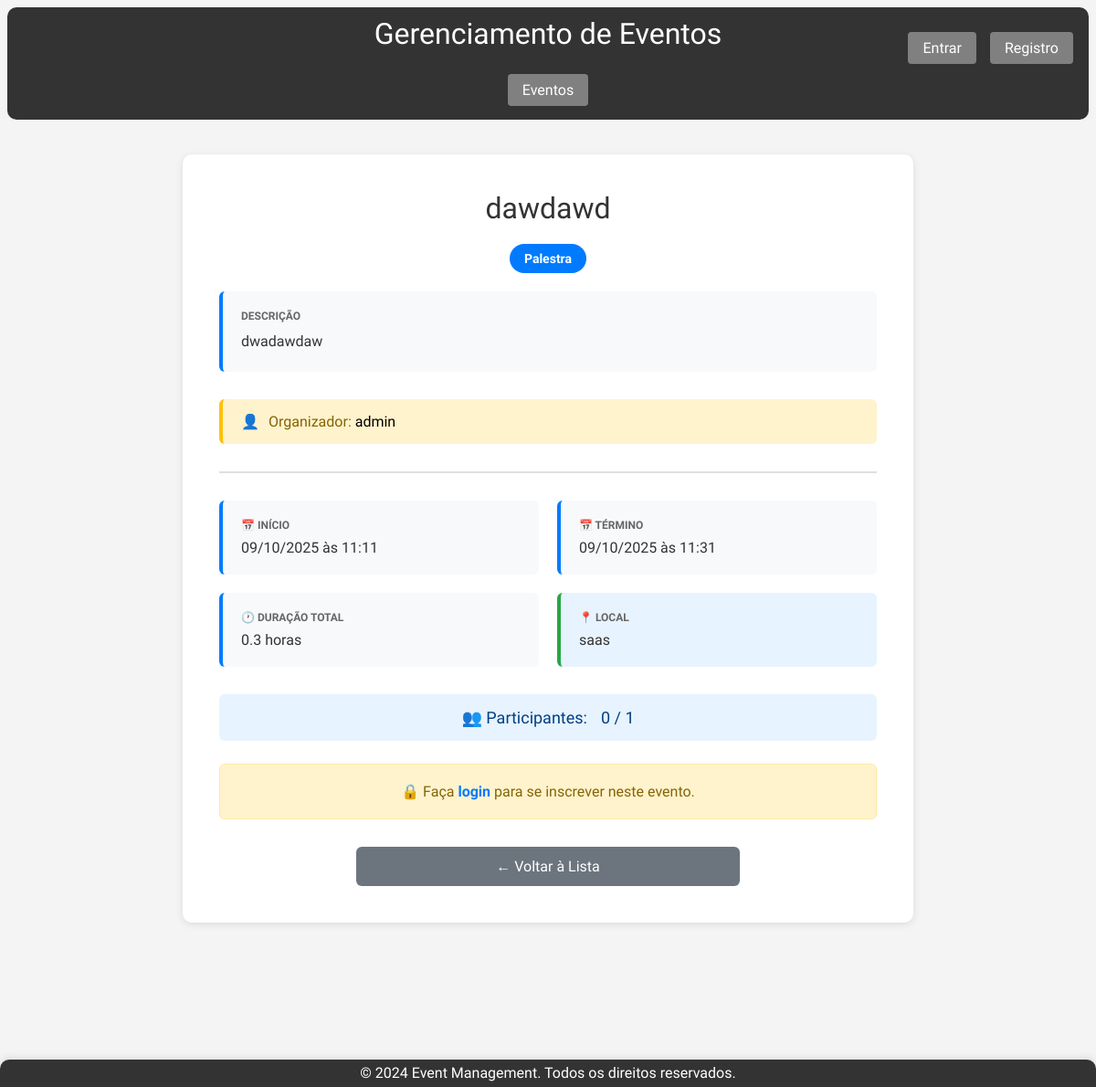
Before: /evento/5/ with the older database file.
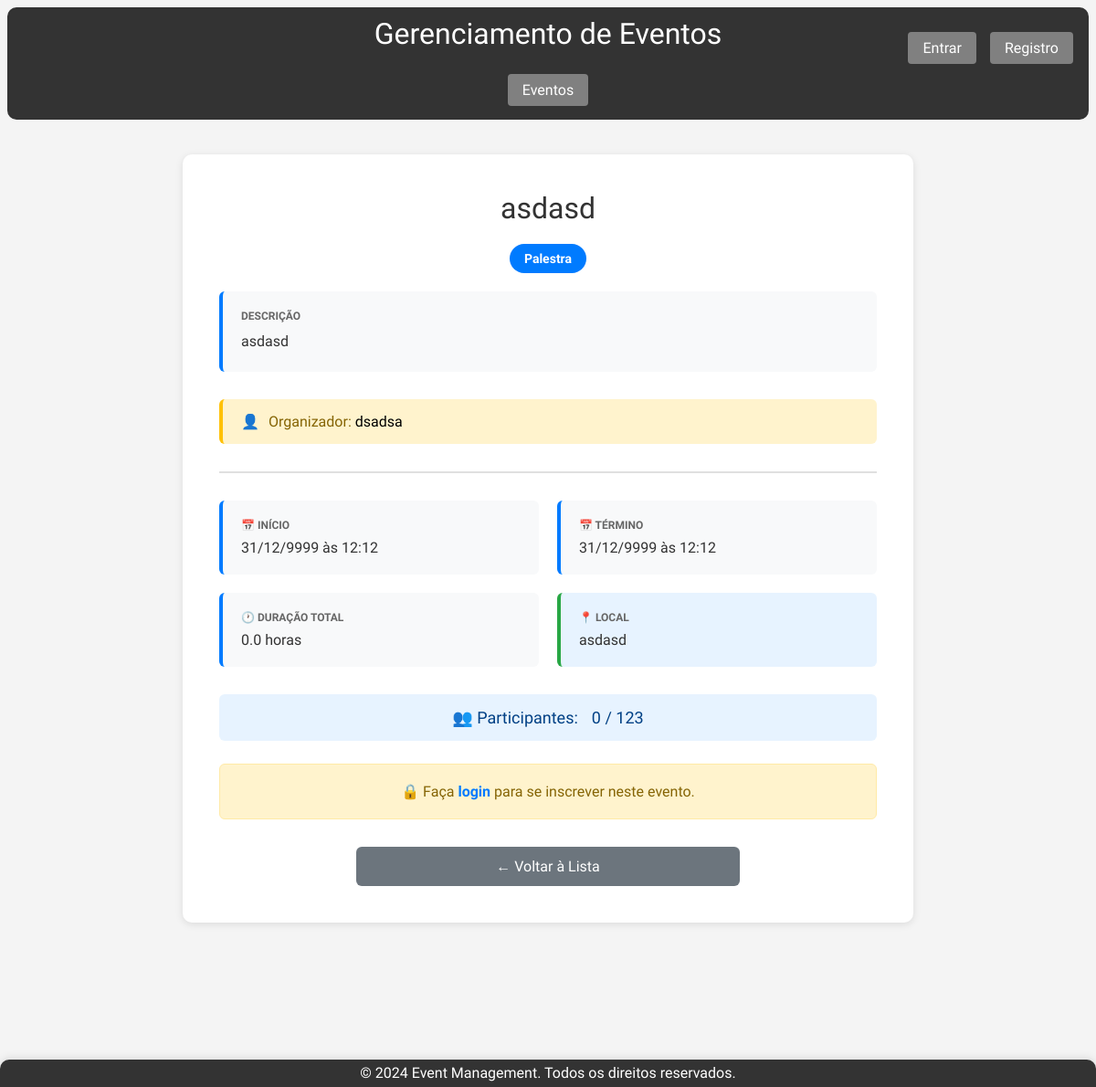
After: the same page with the newer database file.
### app/models.py (models this page shows, shortened)
class Event(models.Model):
    event_type_choices = [
        ('Palestra', 'Palestra'),
        ('Workshop', 'Workshop'),
        ('Seminário', 'Seminário'),
        ('Curso', 'Curso'),
        ('Congresso', 'Congresso'),
        ('Simpósio', 'Simpósio'),
        ('Fórum', 'Fórum'),
        ('Mesa Redonda', 'Mesa Redonda'),
    ]
    title = models.CharField(max_length=200, verbose_name="Título")
    description = models.TextField(verbose_name="Descrição")
    initial_date = models.DateField(default= '9999-12-31', verbose_name="Data de Início")
    final_date = models.DateField(default='9999-12-31', verbose_name="Data Final")
    location = models.CharField(max_length=200, verbose_name="Local")
    max_capacity = models.IntegerField(verbose_name="Capacidade Máxima")
    creator = models.ForeignKey(
        settings.AUTH_USER_MODEL,
        on_delete=models.CASCADE,
        related_name='created_events',
        null=True,
        blank=True,
        verbose_name="Criador"
    )
    event_type = models.CharField(max_length=20, choices=event_type_choices, default='Palestra', verbose_name="Tipo de Evento")
    event_start = models.TimeField(null=False, blank=True, verbose_name="Horario de Início")
    event_end = models.TimeField(null=False, blank=True, verbose_name="Horario de Término")
    participants = models.ManyToManyField(
        settings.AUTH_USER_MODEL,
        through='EventParticipant',
        through_fields=('event', 'participant'),
        related_name='attended_events',
        blank=True,
        verbose_name="Participantes"
    )
    class Meta:
        db_table = 'event'
        ordering = ['initial_date']
        verbose_name = 'Evento' # Português
        verbose_name_plural = 'Eventos' # Português
    @property
    def calculated_duration_hours(self):
        start_datetime = datetime.combine(self.initial_date, self.event_start)
        final_datetime = datetime.combine(self.final_date, self.event_end)
        duration = final_datetime - start_datetime
        return round(duration.total_seconds() / 3600, 1)
    @property
    def current_participants_count(self):
        return self.participants.count()
    @property
    def is_full(self):
        return self.current_participants_count >= self.max_capacity

class UserRegister(AbstractBaseUser):
    type_user_choices = [
        ('Estudante', 'Estudante'),
        ('Professor', 'Professor'),
        ('Organizador', 'Organizador'),
    ]
    username = models.CharField(max_length=150, unique=True)
    email = models.EmailField(unique=True)
    name = models.CharField(max_length=150)
    phone = models.CharField(max_length=20, blank=True, null=True)
    institution = models.CharField(max_length=150, blank=True, null=True)
    user_type = models.CharField(max_length=20, choices=type_user_choices, default='Estudante', verbose_name="Tipo de Usuário")
    USERNAME_FIELD = 'username'
    REQUIRED_FIELDS = ['email', 'name']
    objects = UserRegisterManager()
    class Meta:
        db_table = 'user_register'
        ordering = ['username']
        verbose_name = 'Registro de Usuário' # Português
        verbose_name_plural = 'Registros de Usuário' # Português

### app/views.py (the view)
# urls.py: path('evento/<int:pk>/', views.event_detail, name='event_detail'),
def event_detail(request, pk):
    event = get_object_or_404(Event, pk=pk)
    context = {
        'event': event,
        'is_registered': request.user.is_authenticated and event.participants.filter(pk=request.user.pk).exists()
    }
    return render(request, 'event_detail.html', context)

### app/templates/event_detail.html (shortened to what this page needs)
{% extends 'base.html' %}
{% block content %}
<div class="event-detail-container">
    <h2>{{ event.title }}</h2>
    <div style="text-align: center; margin-bottom: 20px;">
        <span class="event-type-badge">{{ event.event_type }}</span>
    </div>
    <div class="event-info-grid">
        <div class="event-info-card description-card">
            <div class="event-info-label">
                Descrição
            </div>
            <div class="event-info-value description-content">
                {{ event.description }}
            </div>
        </div>
    </div>
    {% if event.creator %}
    <div class="event-creator-info">
        <span>👤</span>
        <span><strong>Organizador:</strong> {{ event.creator.username }}</span>
    </div>
    {% endif %}
    <hr>
    <div class="event-info-grid">
        <div class="event-info-card">
            <div class="event-info-label">
                📅 Início
            </div>
            <div class="event-info-value">
                {{ event.initial_date|date:"d/m/Y" }} às {{ event.event_start|date:"H:i" }}
            </div>
        </div>
        <div class="event-info-card">
            <div class="event-info-label">
                📅 Término
            </div>
            <div class="event-info-value">
                {{ event.final_date|date:"d/m/Y" }} às {{ event.event_end|date:"H:i" }}
            </div>
        </div>
        <div class="event-info-card">
            <div class="event-info-label">
                🕐 Duração Total
            </div>
            <div class="event-info-value">
                {{ event.calculated_duration_hours }} horas
            </div>
        </div>
        <div class="event-info-card highlight">
            <div class="event-info-label">
                📍 Local
            </div>
            <div class="event-info-value">
                {{ event.location }}
            </div>
        </div>
    </div>
    <div class="event-capacity {% if event.is_full %}full{% endif %}">
        <span>👥 Participantes:</span>
        <span>{{ event.participants.count }} / {{ event.max_capacity }}</span>
    </div>
    <form method="post" action="{% url 'toggle_registration' pk=event.pk %}" class="registration-form">
        {% if user.is_authenticated %}
            {% if user in event.participants.all %}
                <button type="submit" class="btn-unsubscribe">❌ Cancelar Inscrição</button>
            {% elif event.is_full %}
                <button type="button" class="btn-full" disabled>🚫 EVENTO LOTADO</button>
            {% else %}
                <button type="submit" class="btn-subscribe">✅ Inscrever-se Agora</button>
            {% endif %}
        {% else %}
            <div class="login-message">
                🔒 Faça <a href="{% url 'login' %}">login</a> para se inscrever neste evento.
            </div>
        {% endif %}
        </form>
    <a href="{% url 'event_list' %}" class="back-link">← Voltar à Lista</a>
</div>
{% endblock %}

### app/templates/base.html (shortened to what this page needs)
{% load static %}
<!DOCTYPE html>
<html lang="pt-br">
<head>
    <link rel="stylesheet" type="text/css" href="{% static 'css/style.css' %}">
</head>
<body>
    <header class="header">
        {% block header %}
            <h1>Gerenciamento de Eventos</h1>
            <nav>
                <ul>
                    <li><a id="event_button" href="{% url 'event_list' %}">Eventos</a></li>
                    <div class="user-actions">
                {% if user.is_authenticated %}
                    <p>Olá, {{ user.username }}!</p>
                    <a href="{% url 'logout' %}">Sair</a>
                {% else %}
                    <a href="{% url 'login' %}">Entrar</a>
                    <a href="{% url 'register' %}">Registro</a>
                {% endif %}
                    </div>
                </ul>
            </nav>
        {% endblock %}
    </header>
    <main>
        {% block content %}{% endblock %}
    </main>
    <footer class="footer">
        {% block footer %}
            <p>&copy; 2024 Event Management. Todos os direitos reservados.</p>
        {% endblock %}
    </footer>
</body>
</html>

### app/static/css/style.css (style rules this page uses)
* { margin: 0; padding: 0; box-sizing: border-box; scroll-behavior: smooth; font-family: 'BioRhyme', serif; font-family: "BioRhyme", serif; font-optical-sizing: auto; font-weight: 400; font-style: normal; font-variation-settings: "wdth" 100; }
body { font-family: Arial, sans-serif; background: #f4f4f4; overflow-x: hidden; min-height: 100vh; display: flex; flex-direction: column; }
.header { margin: 8px; background: #333; color: #fff; padding: 10px 0; text-align: center; border-radius: 10px; display: flex; flex-direction: column; }
.header h1 { margin-bottom: 20px; }
nav ul { list-style: none; display: flex; justify-content: center; flex-wrap: wrap; align-items: center; }
nav ul li { margin: 5px 15px; font-size: 16px; }
nav ul li { margin: 5px 15px; }
nav ul li a { display: inline-block; color: #fff; text-decoration: none; transition: all 0.3s ease; padding: 8px 16px; background-color: grey; border-radius: 4px; }
.user-actions { position: absolute; top: 35px; right: 25px; display: flex; align-items: center; gap: 15px; }
.user-actions a { color: #fff; text-decoration: none; padding: 8px 16px; background-color: grey; border-radius: 4px; transition: all 0.3s ease; font-size: 16px; }
main { flex: 1; min-height: calc(100vh - 200px); padding-bottom: 150px; width: 100%; }
.footer { background: #333; color: #fff; text-align: center; padding: 15px 0; position: fixed; width: 100%; bottom: 0; left: 0; box-shadow: 0 -2px 8px rgba(0,0,0,0.1); z-index: 1000; border-radius: 10px 10px 0 0; }
.footer p { margin: -10px; }
.welcome-container, .events-container, .subscribed-events-container, .event-form-container, .delete-confirmation-container, .event-detail-container { background: #fff; margin: 30px auto; padding: 40px; border-radius: 10px; box-shadow: 0 2px 8px rgba(0,0,0,0.1); }
.event-detail-container { max-width: 800px; }
.event-detail-container h2 { color: #333; font-size: 32px; margin-bottom: 20px; text-align: center; }
.event-capacity { display: flex; align-items: center; justify-content: center; gap: 15px; padding: 15px; background: #e7f3ff; border-radius: 6px; margin-bottom: 25px; font-size: 18px; font-weight: 600; color: #004085; }
.event-detail-container hr { border: none; border-top: 2px solid #e0e0e0; margin: 30px 0; }
.registration-form { text-align: center; margin-bottom: 30px; }
.login-message { text-align: center; padding: 20px; background: #fff3cd; border: 1px solid #ffeaa7; border-radius: 6px; color: #856404; font-size: 16px; }
.login-message a { color: #007bff; text-decoration: none; font-weight: 600; }
.back-link { display: block; width: calc(100% - 40px); max-width: 420px; text-align: center; padding: 12px 24px; background: #6c757d; color: #fff; text-decoration: none; border-radius: 6px; font-weight: 500; transition: all 0.3s ease; margin: 20px auto 0; }
.event-info-grid { display: grid; grid-template-columns: repeat(auto-fit, minmax(250px, 1fr)); gap: 20px; margin-bottom: 30px; }
.event-info-card { background: #f8f9fa; padding: 20px; border-radius: 6px; border-left: 4px solid #007bff; }
.event-info-card.highlight { background: #e7f3ff; border-left-color: #28a745; }
.event-info-label { font-size: 12px; color: #666; text-transform: uppercase; font-weight: 600; margin-bottom: 8px; display: flex; align-items: center; gap: 8px; }
.description-card { grid-column: 1 / -1; }
.description-content { word-wrap: break-word; overflow-wrap: break-word; white-space: normal; max-width: 100%; line-height: 1.6; }
.event-info-value { font-size: 16px; color: #333; font-weight: 500; word-wrap: break-word; overflow-wrap: break-word; white-space: normal; max-width: 100%; }
.event-type-badge { display: inline-block; padding: 8px 16px; background: #007bff; color: #fff; border-radius: 20px; font-size: 14px; font-weight: 600; }
.event-creator-info { background: #fff3cd; padding: 15px 20px; border-radius: 6px; margin-bottom: 25px; border-left: 4px solid #ffc107; display: flex; align-items: center; gap: 10px; }
.event-creator-info strong { color: #856404; }

Changed rows visible on the page:
changed Event "Palestra": title "dawdawd" → "asdasd"; description "dwadawdaw" → "asdasd"; creator.username "admin" → "dsadsa"; initial_date "09/10/2025" → "31/12/9999"; event_start "11:11" → "12:12"; final_date "09/10/2025" → "31/12/9999"; event_end "11:31" → "12:12"; calculated_duration_hours "0.3" → "0.0"; location "saas" → "asdasd"; max_capacity "1" → "123"
